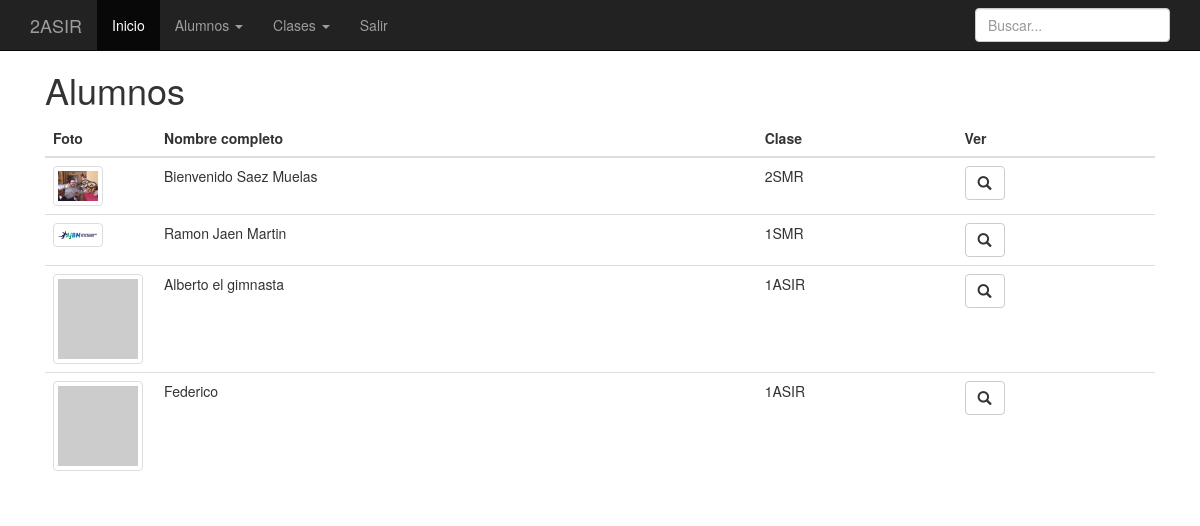
Screenshot of /lista_alumnos.php (signed in) with the database file from the repository.
### tables this page shows
CREATE TABLE `alumnos` (
  `id` int(11) unsigned NOT NULL AUTO_INCREMENT,
  `nombreCompleto` varchar(140) NOT NULL DEFAULT '',
  `edad` int(11) DEFAULT NULL,
  `clase` int(10) unsigned DEFAULT NULL,
  `foto` varchar(50) DEFAULT NULL,
  PRIMARY KEY (`id`),
  KEY `fk_clase` (`clase`),
  CONSTRAINT `fk_clase` FOREIGN KEY (`clase`) REFERENCES `clases` (`id`) ON DELETE CASCADE ON UPDATE CASCADE
);

CREATE TABLE `clases` (
  `id` int(11) unsigned NOT NULL AUTO_INCREMENT,
  `nombre` varchar(140) NOT NULL DEFAULT '',
  PRIMARY KEY (`id`)
);

### php/bd.php (called while the page is built, shortened)
<?php
  include_once "ez_sql_core.php";
  include_once "ez_sql_mysql.php";
class Bd
{
  public  $conexion;
  private $usuario      = 'root';
  private $password     = 'root';
  private $base_datos   = 'alumnos';
  function __construct()
  {
    $this->conexion = new ezSQL_mysql($this->usuario, $this->password, $this->base_datos,'localhost');
  }
  function get_alumnos(){
    $consulta = "select * from alumnos";
    $alumnos = $this->conexion->get_results($consulta);
    return $alumnos;
  }
  function get_clase($idClase){
    $consulta = "select * from clases where id=$idClase";
    $clase = $this->conexion->get_row($consulta);
    return $clase;
  }
}
?>

### php/ez_sql_mysql.php (called while the page is built, shortened)
<?php
	$ezsql_mysql_str = array
	(
		1 => 'Require $dbuser and $dbpassword to connect to a database server',
		2 => 'Error establishing mySQL database connection. Correct user/password? Correct hostname? Database server running?',
		3 => 'Require $dbname to select a database',
		4 => 'mySQL database connection is not active',
		5 => 'Unexpected error while trying to select database'
	);
	class ezSQL_mysql extends ezSQLcore
	{
		var $encoding = false;
		function ezSQL_mysql($dbuser='', $dbpassword='', $dbname='', $dbhost='localhost', $encoding='')
		{
			$this->dbuser = $dbuser;
			$this->dbpassword = $dbpassword;
			$this->dbname = $dbname;
			$this->dbhost = $dbhost;
			$this->encoding = $encoding;
		}
		function connect($dbuser='', $dbpassword='', $dbhost='localhost')
		{
			global $ezsql_mysql_str; $return_val = false;
			if ( ! $dbuser )
			{
				$this->register_error($ezsql_mysql_str[1].' in '.__FILE__.' on line '.__LINE__);
				$this->show_errors ? trigger_error($ezsql_mysql_str[1],E_USER_WARNING) : null;
			}
			else if ( ! $this->dbh = @mysql_connect($dbhost,$dbuser,$dbpassword,true,131074) )
			{
				$this->register_error($ezsql_mysql_str[2].' in '.__FILE__.' on line '.__LINE__);
				$this->show_errors ? trigger_error($ezsql_mysql_str[2],E_USER_WARNING) : null;
			}
			else
			{
				$return_val = true;
			}
			return $return_val;
		}
		function select($dbname='', $encoding='')
		{
			global $ezsql_mysql_str; $return_val = false;
			if ( ! $dbname )
			{
				$this->register_error($ezsql_mysql_str[3].' in '.__FILE__.' on line '.__LINE__);
				$this->show_errors ? trigger_error($ezsql_mysql_str[3],E_USER_WARNING) : null;
			}
			else if ( ! $this->dbh )
			{
				$this->register_error($ezsql_mysql_str[4].' in '.__FILE__.' on line '.__LINE__);
				$this->show_errors ? trigger_error($ezsql_mysql_str[4],E_USER_WARNING) : null;
			}
			else if ( !@mysql_select_db($dbname,$this->dbh) )
			{
				if ( !$str = @mysql_error($this->dbh))
					  $str = $ezsql_mysql_str[5];
				$this->register_error($str.' in '.__FILE__.' on line '.__LINE__);
				$this->show_errors ? trigger_error($str,E_USER_WARNING) : null;
			}
			else
			{
				if ( $encoding == '') $encoding = $this->encoding;
				$return_val = true;
			}
			return $return_val;
		}
		function query($query)
		{
			$return_val = 0;
			$query = trim($query);
			$this->result = @mysql_query($query,$this->dbh);
			if ( preg_match("/^(insert|delete|update|replace|truncate|drop|create|alter|set|lock|unlock)\s+/i",$query) )
			{
				$is_insert = true;
				$this->rows_affected = @mysql_affected_rows($this->dbh);
				if ( preg_match("/^(insert|replace)\s+/i",$query) )
				{
					$this->insert_id = @mysql_insert_id($this->dbh);
				}
				$return_val = $this->rows_affected;
			}
			else
			{
				$is_insert = false;
				$i=0;
				$num_rows=0;
				while ( $row = @mysql_fetch_object($this->result) )
				{
					$num_rows++;
				}
				$this->num_rows = $num_rows;
				$return_val = $this->num_rows;
			}
			return $return_val;
		}
	}

### php/ez_sql_core.php (called while the page is built, shortened)
<?php
	class ezSQLcore
	{
		var $show_errors      = true;
		var $timers           = array();
		function flush()
		{
			$this->last_result = null;
		}
		function get_row($query=null,$output=OBJECT,$y=0)
		{
			if ( $query )
			{
				$this->query($query);
			}
			if ( $output == OBJECT )
			{
				return $this->last_result[$y]?$this->last_result[$y]:null;
			}
			elseif ( $output == ARRAY_A )
			{
				return $this->last_result[$y]?get_object_vars($this->last_result[$y]):null;
			}
			elseif ( $output == ARRAY_N )
			{
				return $this->last_result[$y]?array_values(get_object_vars($this->last_result[$y])):null;
			}
			else
			{
				$this->show_errors ? trigger_error(" \$db->get_row(string query, output type, int offset) -- Output type must be one of: OBJECT, ARRAY_A, ARRAY_N",E_USER_WARNING) : null;
			}
		}
		function get_results($query=null, $output = OBJECT)
		{
			if ( $query )
			{
				$this->query($query);
			}
			if ( $output == OBJECT )
			{
				return $this->last_result;
			}
		}
		function timer_get_cur()
		{
			list($usec, $sec) = explode(" ",microtime());
			return ((float)$usec + (float)$sec);
		}
		function timer_start($timer_name)
		{
			$this->timers[$timer_name] = $this->timer_get_cur();
		}
		function timer_elapsed($timer_name)
		{
			return round($this->timer_get_cur() - $this->timers[$timer_name],2);
		}
	}

### lista_alumnos.php (the view, shortened to what this page needs)
<?php include_once "php/header.php"; ?>
<?php
  include_once "php/bd.php";
  $bd = new Bd();
  $alumnos = $bd->get_alumnos();
?>
    <div class="container">
      <div class="col-sm-12">
        <h1>Alumnos</h1>
        <table class="table">
          <thead>
            <tr>
              <th width="10%">Foto</th>
              <th>Nombre completo</th>
              <th>Clase</th>
              <th>Ver</th>
            </tr>
          </thead>
          <tbody>
            <?php foreach ($alumnos as $alumno){ ?>
              <tr>
                <td>
                  <?php if($alumno->foto != NULL){ ?>
                    <img width="50" class="img-responsive img-thumbnail" src="img/<?php print $alumno->foto; ?>" alt="Foto del alumno">
                  <?php }else{ ?>
                    <img class="img-responsive img-thumbnail" src="http://placehold.it/50&text=Sin+foto" alt="">
                  <?php } ?>
                </td>
                <td><?php print $alumno->nombreCompleto; ?></td>
              <?php
                if($alumno->clase != NULL){
                  $clase = $bd->get_clase($alumno->clase);
                  $nombre_clase = $clase->nombre;
                }else{
                  $nombre_clase = 'Sin clase asignada';
                } ?>
                <td><?php print $nombre_clase; ?></td>
                <td><a href="detalle_alumno.php?id=<?php print $alumno->id; ?>" class="btn btn-default"><span class="glyphicon glyphicon-search" aria-hidden="true"></span></a></td>
              </tr>
            <?php } ?>
          </tbody>
        </table>
      </div>
    </div>
<?php include_once "php/footer.php"; ?>

### css/main.css (style rules this page uses)
body { padding-top: 50px; }

### rows the page displays
alumnos: foto (picture), nombreCompleto "Bienvenido Saez Muelas", clase.nombre "2SMR"
alumnos: foto (picture), nombreCompleto "Ramon Jaen Martin", clase.nombre "1SMR"
alumnos: nombreCompleto "Alberto el gimnasta", clase.nombre "1ASIR"
alumnos: nombreCompleto "Federico", clase.nombre "1ASIR"
